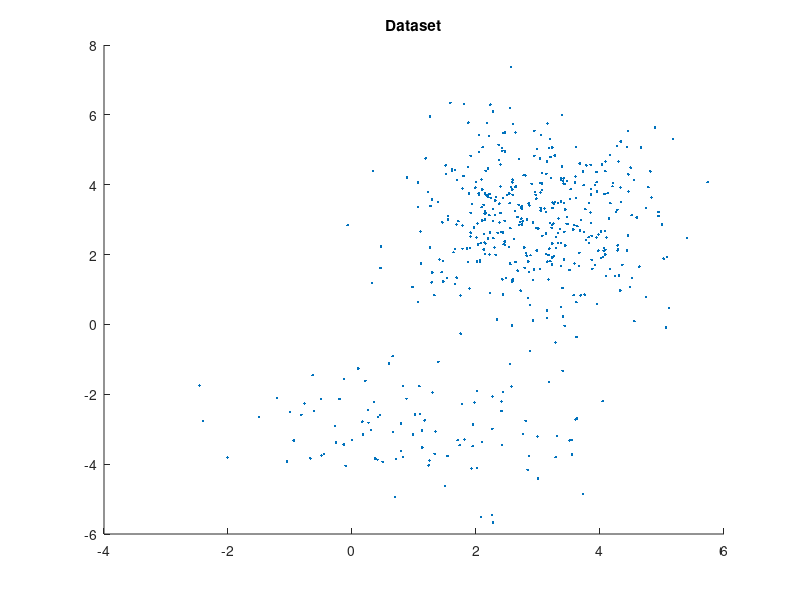
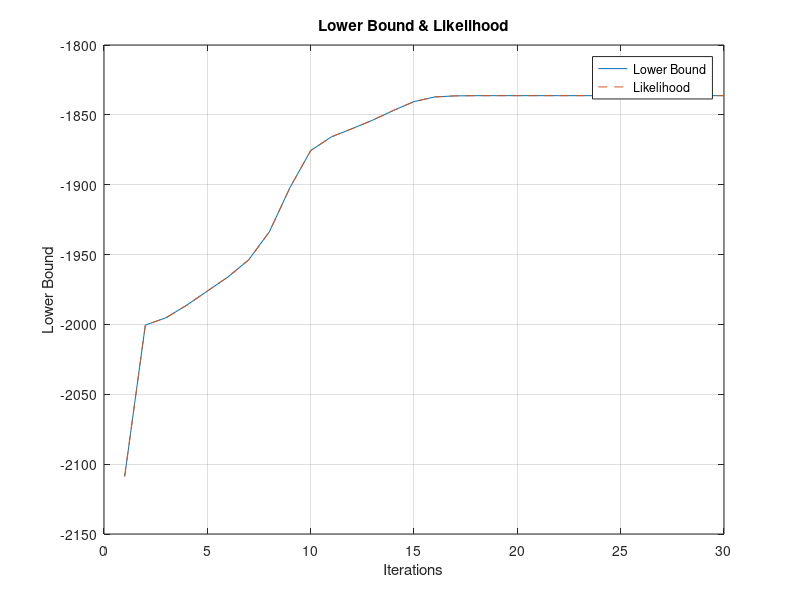
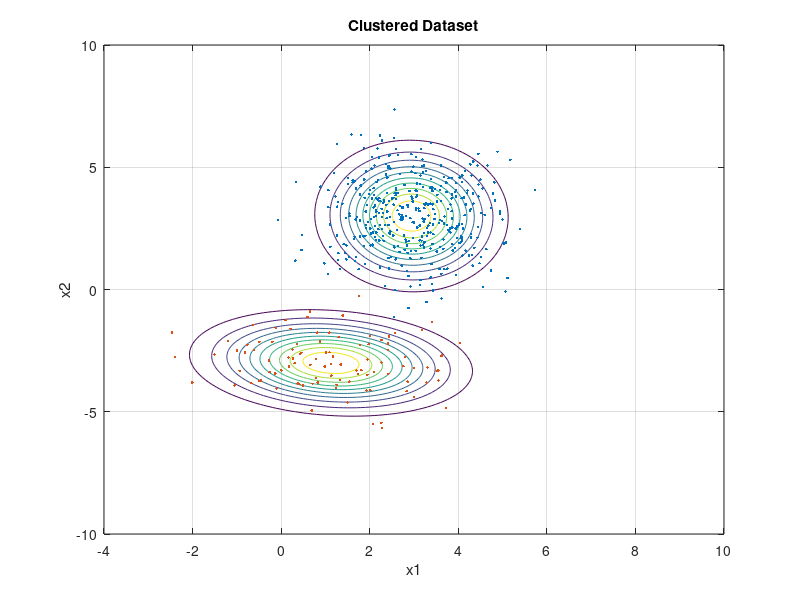

Write the MATLAB code that produced these figures, in order.
clc;
close all;
%% Q1- Generation of Dataset
N=500;                      % total number of samples
p_1=0.8;                  
m_1=[3,3];                  % Mean vector for cluster 1
sigma_1=[1,0; 0,2];         % Covariance matrix for cluster 1
cluster_1=mvnrnd(m_1,sigma_1,p_1*N);   
p_2=0.2;                   
m_2=[1,-3];                 % mean vector for cluster 2
sigma_2=[2,0; 0,1];         % covariance matrix for cluster 2
cluster_2=mvnrnd(m_2,sigma_2,p_2*N);
Data=[cluster_1;cluster_2]; % Total data
figure("Name","Dataset")
scatter(Data(:,1), Data(:,2),"black",".")
title("Dataset")
%% Q2- EM Algorithm
mu_1=[0,0];                 % random intitialization of parameters
mu_2=[1,1];
pi_1=0.3;
pi_2=0.7;
sigma_1=diag([1,2]);
sigma_2=diag([1,1]);
q_n1=0.25*ones(N,1); 
q_n2=0.75*ones(N,1);        % note- q_n1+q_n2 = 1
iteration=30;               % Total number of iterations
Bound=zeros(1,iteration);
Likelihood = zeros(1,iteration);
for j=1:iteration
pi1_update=mean(q_n1);                                     % new pi_1
mu1_update=sum(q_n1.*Data)/sum(q_n1);                      % new u_1
sigma1_update=(q_n1.*(Data-mu_1))'*(Data-mu_1)/sum(q_n1);  % new sigma_1
pi2_update=mean(q_n2);                                     % new pi_2
mu2_update=sum(q_n2.*Data)/sum(q_n2);                      % new mu_2
sigma2_update=(q_n2.*(Data-mu_2))'*(Data-mu_2)/sum(q_n2);  % new sigma_2
p_xn_1=zeros(N,1);
p_xn_2=zeros(N,1);
    for i =1:N
        p_xn_1(i)=pi1_update/(2*pi*sqrt(det(sigma1_update)))*exp(-0.5*(Data(i,:)-mu1_update)*pinv(sigma1_update)*(Data(i,:)-mu1_update)'); 
        p_xn_2(i)=pi2_update/(2*pi*sqrt(det(sigma2_update))) * exp(-0.5*(Data(i,:)-mu2_update)*pinv(sigma2_update)*(Data(i,:)-mu2_update)');  
    end
q_n1=p_xn_1./(p_xn_1+p_xn_2);                          % new q_n1
q_n2=p_xn_2./(p_xn_1+p_xn_2);                          % new q_n2
pi_1=pi1_update;                                       % updating pi_1
mu_1=mu1_update;                                       % Updating mu_1
sigma_1=sigma1_update;                                 % Updating sigma_1
pi2=pi2_update;                                        % Updating pi_2
mu_2=mu2_update;                                       % Updating mu_2
sigma_2=sigma2_update;                                 % Updating sigma_2
Bound(j)=sum(q_n1*log(pi_1)+q_n2*log(pi2))+sum(q_n1.*(log(p_xn_1/pi_1))+ q_n2.*(log(p_xn_2/pi2)))-sum(q_n1.*log(q_n1)+ q_n2.*log(q_n2)); % lower bound of likelihood
Likelihood(j)=sum(log(p_xn_1+p_xn_2));                 % likelihood
end
%% Plot of Likelihood and Bound 
figure;
plot(Bound);              % plot of Lower Bound
hold on;
plot(Likelihood,'--');    % plot of Likelihood
xlabel('Iterations');
ylabel('Lower Bound');
title('Lower Bound & Likelihood');
legend('Lower Bound','Likelihood');
grid;
%% Q3- Assignment of dataset points to clusters
y=-10:0.1:10;           
x=-4:0.1:10;            
[X1,X2]=meshgrid(x,y);           %2D grid
X=[X1(:) X2(:)];
P=mvnpdf(X,mu_1,sigma_1);        % Multivariate Gaussian pdf(mu_1,sigma_1)
P=reshape(P,length(y),length(x));
figure;
contour(x,y,P);                  % Its contour plot
hold on;
xlabel('x1');
ylabel('x2');
Z=mvnpdf(X,mu_2,sigma_2);        % Multivariate Gaussian pdf(mu_2,sigma_2)
Z=reshape(Z,length(y),length(x));
contour(x,y,Z);                  % Its contour plot
title('Clustered Dataset');
plot(cluster_1(:,1),cluster_1(:,2),'.');   % Plotting the data points in cluster 1
hold on;
plot(cluster_2(:,1),cluster_2(:,2),'.');   % Plotting the data points in cluster 2
grid;